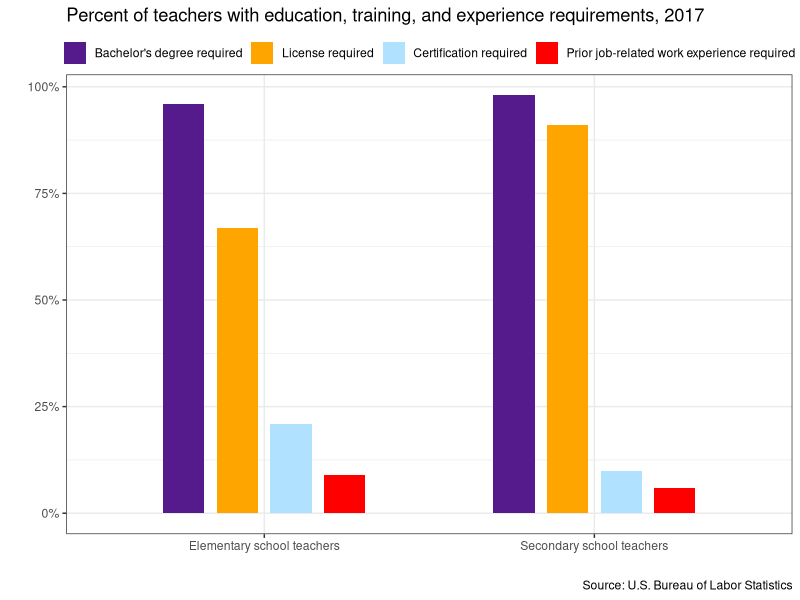

R code for this plot:
# TED: The Economics Daily (BLS) 09.08.18
# https://www.bls.gov/opub/ted/home.htm
# Percent of teachers with education, training, and experience requirements, 2017

# Data imported and cleaned in Excel 
# Filename: teachreq.xlsx

library(ggplot2)
library(reshape2)
library(scales)
theme_set(theme_bw())

# create new data frame for grouped bar plot
df <- data.frame(School = c("elem_st", "second_st"), bachreq = c("0.96", "0.98"), licreq = c("0.67", "0.91"), 
                 certreq = c("0.21", "0.10"), pjobreq = c("0.09", "0.06"))

# melt data using "melt" function 
data.m <- melt(df, id.vars = 'School')

ggplot(data.m, aes(x = School, y = as.numeric(value))) + # as.number changes column to numeric from character 
  geom_bar(aes(fill = variable), stat = "identity", position = position_dodge(width = 0.65), width = 0.5) +
  labs(title = "Percent of teachers with education, training, and experience requirements, 2017",
       caption = "Source: U.S. Bureau of Labor Statistics",
       y = " ", # removes y-axis label
       x = " ") + # removes x-axis label
  theme(legend.title = element_blank()) + # removes legend title
  theme(legend.position = "top") + # moves legend to the top of plot
  theme(legend.spacing.x = unit(0.3, 'cm')) + # changes the spacing between legend key
  theme(legend.box.spacing = unit(0.05, 'cm')) + # changes spacing between legend and plot\
  scale_x_discrete(labels = c("Elementary school teachers", "Secondary school teachers")) + 
  scale_y_continuous(labels = scales::percent) + # changes the axis scale format to percent
  # simultaneously change legend colors and labels (manually)
  scale_fill_manual(values = c("purple4", "orange", 
                               "lightskyblue1", "red"), 
                    labels = c("Bachelor's degree required", "License required", 
                               "Certification required", "Prior job-related work experience required")) 


# alternate way to manually change legend labels -- cannot be used with scale_fill_manual

#scale_fill_discrete(labels = c("Bachelor's degree required", "License required", 
#                              "Certification required", "Prior job-related work experience required")
